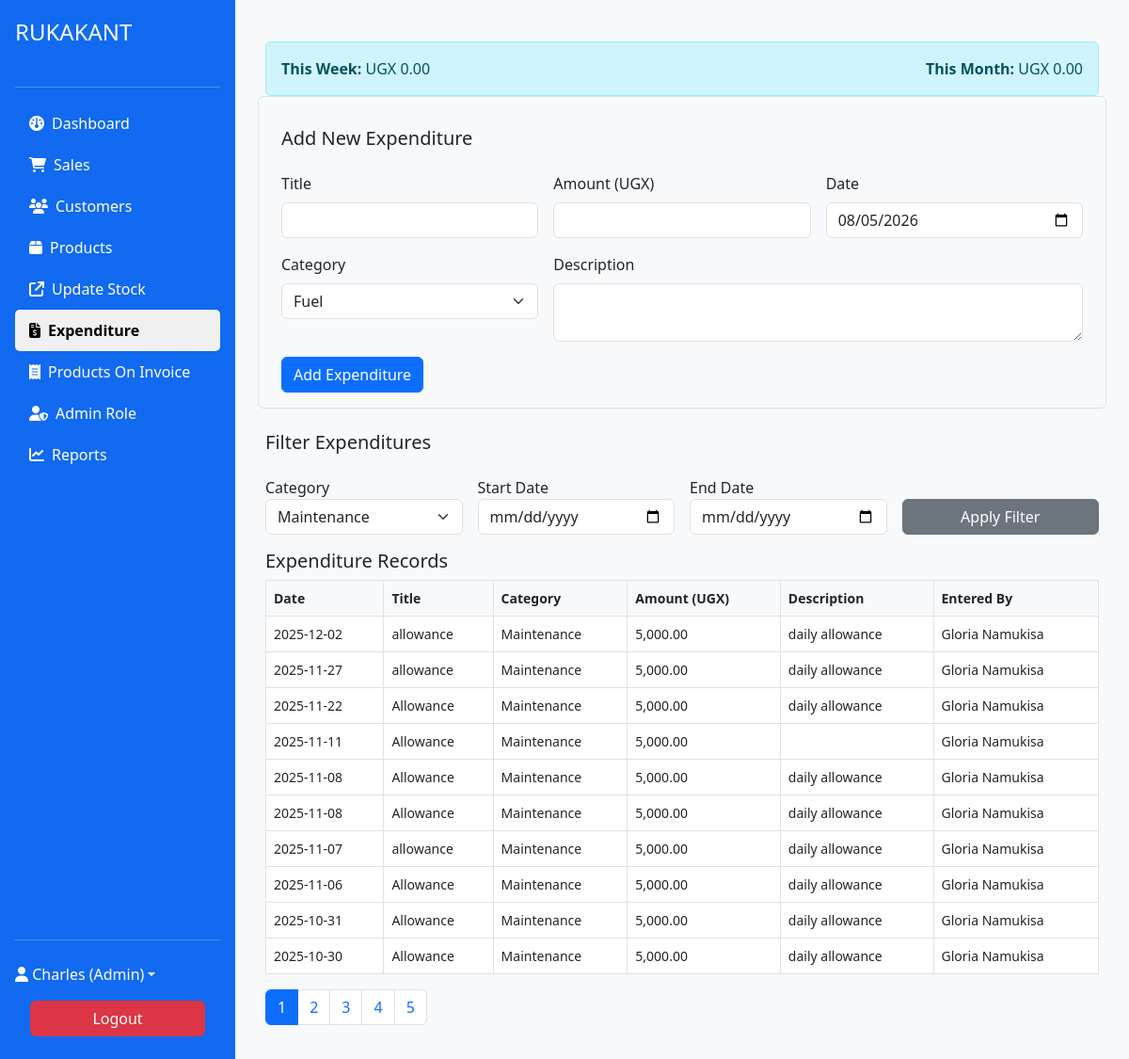
The page /system/expenditures.php?filter_category=Maintenance (signed in) on the database its author committed.
### tables this page shows
CREATE TABLE `expenditures_pharm` (
  `id` int(11) NOT NULL,
  `user_id` int(11) NOT NULL,
  `title` varchar(100) NOT NULL,
  `description` text DEFAULT NULL,
  `amount` double DEFAULT NULL,
  `expense_date` date NOT NULL,
  `created_at` datetime DEFAULT current_timestamp(),
  `category` varchar(50) NOT NULL DEFAULT 'General'
);

CREATE TABLE `users_pharm` (
  `id` int(11) NOT NULL,
  `username` varchar(50) NOT NULL,
  `password` varchar(255) NOT NULL,
  `role` enum('admin','pharmacist') NOT NULL,
  `full_name` varchar(100) NOT NULL,
  `email` varchar(100) NOT NULL,
  `phone` varchar(20) DEFAULT NULL,
  `created_at` datetime DEFAULT current_timestamp(),
  `last_login` datetime DEFAULT NULL,
  `status` tinyint(4) DEFAULT 1
);

### includes/db.php (called while the page is built, shortened)
<?php
class Database
{
    private $host = 'localhost';
    private $user = 'root';
    private $pass = '';
    private $dbname = 'hospital_management';
    private $conn;
    public function __construct()
    {
        $this->conn = new mysqli($this->host, $this->user, $this->pass, $this->dbname);
    }
    public function fetchOne($sql, $params = [])
    {
        $stmt = $this->conn->prepare($sql);
        if (!empty($params)) {
            $types = str_repeat('s', count($params));
            $stmt->bind_param($types, ...$params);
        }
        $stmt->execute();
        $result = $stmt->get_result();
        return $result ? $result->fetch_assoc() : null;
    }
    public function fetchAll($sql, $params = [])
    {
        $stmt = $this->conn->prepare($sql);
        if (!empty($params)) {
            $types = str_repeat('s', count($params));
            $stmt->bind_param($types, ...$params);
        }
        $stmt->execute();
        $result = $stmt->get_result();
        return $result ? $result->fetch_all(MYSQLI_ASSOC) : [];
    }
}

### system/expenditures.php (the view, shortened to what this page needs)
<?php
require_once '../includes/header.php';
require_once '../includes/db.php';
$page = $_GET['page'] ?? 1;
$limit = 10;
$offset = ($page - 1) * $limit;
$filter_category = $_GET['filter_category'] ?? '';
$start_date = $_GET['start_date'] ?? '';
$end_date = $_GET['end_date'] ?? '';
$filter_sql = "WHERE 1=1";
$filter_params = [];
if ($filter_category != '') {
    $filter_sql .= " AND category = ?";
    $filter_params[] = $filter_category;
}
$count_query = $db->fetchOne("SELECT COUNT(*) as total FROM expenditures_pharm $filter_sql", $filter_params);
$total_result = $count_query['total'];
$total_pages = ceil($total_result / $limit);
$filter_sql .= " ORDER BY expense_date DESC LIMIT ? OFFSET ?";
$filter_params[] = $limit;
$filter_params[] = $offset;
$expenses = $db->fetchAll("SELECT e.*, u.full_name FROM expenditures_pharm e JOIN users_pharm u ON e.user_id = u.id $filter_sql", $filter_params);
$weekly = $db->fetchOne("SELECT SUM(amount) AS total FROM expenditures_pharm WHERE YEARWEEK(expense_date, 1) = YEARWEEK(NOW(), 1)");
$monthly = $db->fetchOne("SELECT SUM(amount) AS total FROM expenditures_pharm WHERE MONTH(expense_date) = MONTH(NOW()) AND YEAR(expense_date) = YEAR(NOW())");
?>
<div class="container-fluid mt-4">
    <div class="alert alert-info d-flex justify-content-between flex-wrap">
        <div><strong>This Week:</strong> UGX <?= number_format($weekly['total'] ?? 0, 2) ?></div>
        <div><strong>This Month:</strong> UGX <?= number_format($monthly['total'] ?? 0, 2) ?></div>
    </div>
    <form method="POST" class="row g-3 mb-4 border rounded p-3 bg-light d-flex flex-wrap">
        <h5 class="w-100">Add New Expenditure</h5>
        <div class="col-md-4">
            <label class="form-label">Title</label>
            <input type="text" name="title" class="form-control" required>
        </div>
        <div class="col-md-4">
            <label class="form-label">Amount (UGX)</label>
            <input type="number" step="1" name="amount" class="form-control" required>
        </div>
        <div class="col-md-4">
            <label class="form-label">Date</label>
            <input type="date" name="expense_date" class="form-control" value="<?= date('Y-m-d') ?>" required>
        </div>
        <div class="col-md-4">
            <label class="form-label">Category</label>
            <select name="category" class="form-select" required>
                <option value="Fuel">Fuel</option>
            </select>
        </div>
        <div class="col-md-8">
            <label class="form-label">Description</label>
            <textarea name="description" class="form-control" rows="2"></textarea>
        </div>
        <div class="col-12 d-flex justify-content-start">
            <button type="submit" name="add_expenditure" class="btn btn-primary">Add Expenditure</button>
        </div>
    </form>
    <form method="GET" class="row g-3 mb-3 d-flex flex-wrap">
        <h5 class="w-100">Filter Expenditures</h5>
        <div class="col-md-3">
            <label>Category</label>
            <select name="filter_category" class="form-select">
                <?php
                $categories = ['Fuel', 'Supplies', 'Transport', 'Salary', 'Maintenance', 'Other'];
                foreach ($categories as $cat) {
                    echo "<option value='$cat'" . ($filter_category == $cat ? ' selected' : '') . ">$cat</option>";
                }
                ?>
            </select>
        </div>
        <div class="col-md-3">
            <label>Start Date</label>
            <input type="date" name="start_date" class="form-control" value="<?= htmlspecialchars($start_date) ?>">
        </div>
        <div class="col-md-3">
            <label>End Date</label>
            <input type="date" name="end_date" class="form-control" value="<?= htmlspecialchars($end_date) ?>">
        </div>
        <div class="col-md-3 d-flex align-items-end">
            <button class="btn btn-secondary w-100" type="submit">Apply Filter</button>
        </div>
    </form>
    <h5>Expenditure Records</h5>
    <div class="table-responsive">
        <table class="table table-bordered table-hover">
            <thead>
                <tr>
                    <th>Date</th>
                    <th>Title</th>
                    <th>Category</th>
                    <th>Amount (UGX)</th>
                    <th>Description</th>
                    <th>Entered By</th>
                </tr>
            </thead>
            <tbody>
                <?php foreach ($expenses as $exp): ?>
                    <tr>
                        <td><?= htmlspecialchars($exp['expense_date']) ?></td>
                        <td><?= htmlspecialchars($exp['title']) ?></td>
                        <td><?= htmlspecialchars($exp['category']) ?></td>
                        <td><?= number_format($exp['amount'], 2) ?></td>
                        <td><?= htmlspecialchars($exp['description']) ?></td>
                        <td><?= htmlspecialchars($exp['full_name']) ?></td>
                    </tr>
                <?php endforeach; ?>
            </tbody>
        </table>
    </div>
    <nav>
        <ul class="pagination">
            <?php for ($i = 1; $i <= $total_pages; $i++): ?>
                <li class="page-item <?= ($i == $page) ? 'active' : '' ?>">
                    <a class="page-link" href="?page=<?= $i ?>&filter_category=<?= urlencode($filter_category) ?>&start_date=<?= $start_date ?>&end_date=<?= $end_date ?>"><?= $i ?></a>
                </li>
            <?php endfor; ?>
        </ul>
    </nav>
</div>
<?php require_once '../includes/footer.php'; ?>

### assets/css/style.css (style rules this page uses)
body { font-family: 'Segoe UI', Tahoma, Geneva, Verdana, sans-serif; background-color: #f8f9fa; }
.table-responsive { overflow-x: auto; }
.table { font-size: 14px; }
.table th { font-weight: 600; background-color: #f8f9fa; }

### includes/header.php (style rules this page uses)
body, html { margin: 0; padding: 0; height: 100%; }

### rows shown on the page
expenditures_pharm: expense_date "2025-12-02", title "allowance", category "Maintenance", amount "5,000.00", description "daily allowance", user.full_name "Gloria Namukisa"
expenditures_pharm: expense_date "2025-11-27", title "allowance", category "Maintenance", amount "5,000.00", description "daily allowance", user.full_name "Gloria Namukisa"
expenditures_pharm: expense_date "2025-11-22", title "Allowance", category "Maintenance", amount "5,000.00", description "daily allowance", user.full_name "Gloria Namukisa"
expenditures_pharm: expense_date "2025-11-11", title "Allowance", category "Maintenance", amount "5,000.00", user.full_name "Gloria Namukisa"
expenditures_pharm: expense_date "2025-11-08", title "Allowance", category "Maintenance", amount "5,000.00", description "daily allowance", user.full_name "Gloria Namukisa"
expenditures_pharm: expense_date "2025-11-08", title "Allowance", category "Maintenance", amount "5,000.00", description "daily allowance", user.full_name "Gloria Namukisa"
expenditures_pharm: expense_date "2025-11-07", title "allowance", category "Maintenance", amount "5,000.00", description "daily allowance", user.full_name "Gloria Namukisa"
expenditures_pharm: expense_date "2025-11-06", title "Allowance", category "Maintenance", amount "5,000.00", description "daily allowance", user.full_name "Gloria Namukisa"
expenditures_pharm: expense_date "2025-10-31", title "Allowance", category "Maintenance", amount "5,000.00", description "daily allowance", user.full_name "Gloria Namukisa"
expenditures_pharm: expense_date "2025-10-30", title "Allowance", category "Maintenance", amount "5,000.00", description "daily allowance", user.full_name "Gloria Namukisa"

### other values the page prints
$_SESSION['full_name'] "Charles"
$_SESSION['role'] "Admin"
$weekly['total'] "0.00"
$monthly['total'] "0.00"
form field filter_category "Maintenance"
